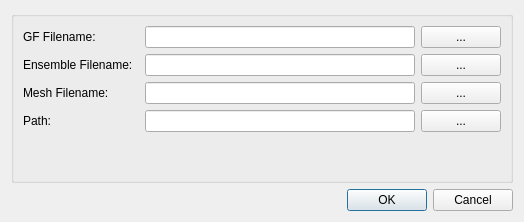
<?xml version="1.0" encoding="UTF-8"?>
<ui version="4.0">
 <class>Dialog</class>
 <widget class="QDialog" name="Dialog">
  <property name="geometry">
   <rect>
    <x>0</x>
    <y>0</y>
    <width>524</width>
    <height>222</height>
   </rect>
  </property>
  <property name="windowTitle">
   <string>Configure Fieldwork Model Serialiser Step</string>
  </property>
  <layout class="QGridLayout" name="gridLayout">
   <item row="0" column="0">
    <widget class="QGroupBox" name="configGroupBox">
     <property name="title">
      <string/>
     </property>
     <layout class="QFormLayout" name="formLayout">
      <item row="0" column="0">
       <widget class="QLabel" name="label1">
        <property name="text">
         <string>GF Filename:  </string>
        </property>
       </widget>
      </item>
      <item row="0" column="1">
       <layout class="QHBoxLayout" name="horizontalLayout">
        <item>
         <widget class="QLineEdit" name="gfLocLineEdit"/>
        </item>
        <item>
         <widget class="QPushButton" name="gfLocButton">
          <property name="text">
           <string>...</string>
          </property>
         </widget>
        </item>
       </layout>
      </item>
      <item row="1" column="0">
       <widget class="QLabel" name="label2">
        <property name="text">
         <string>Ensemble Filename:  </string>
        </property>
       </widget>
      </item>
      <item row="1" column="1">
       <layout class="QHBoxLayout" name="horizontalLayout_2">
        <item>
         <widget class="QLineEdit" name="ensLocLineEdit"/>
        </item>
        <item>
         <widget class="QPushButton" name="ensLocButton">
          <property name="text">
           <string>...</string>
          </property>
         </widget>
        </item>
       </layout>
      </item>
      <item row="2" column="0">
       <widget class="QLabel" name="label3">
        <property name="text">
         <string>Mesh Filename:  </string>
        </property>
       </widget>
      </item>
      <item row="2" column="1">
       <layout class="QHBoxLayout" name="horizontalLayout_3">
        <item>
         <widget class="QLineEdit" name="meshLocLineEdit"/>
        </item>
        <item>
         <widget class="QPushButton" name="meshLocButton">
          <property name="text">
           <string>...</string>
          </property>
         </widget>
        </item>
       </layout>
      </item>
      <item row="3" column="0">
       <widget class="QLabel" name="label4">
        <property name="text">
         <string>Path:  </string>
        </property>
       </widget>
      </item>
      <item row="3" column="1">
       <layout class="QHBoxLayout" name="horizontalLayout_4">
        <item>
         <widget class="QLineEdit" name="pathLocLineEdit"/>
        </item>
        <item>
         <widget class="QPushButton" name="pathLocButton">
          <property name="text">
           <string>...</string>
          </property>
         </widget>
        </item>
       </layout>
      </item>
     </layout>
    </widget>
   </item>
   <item row="1" column="0">
    <widget class="QDialogButtonBox" name="buttonBox">
     <property name="orientation">
      <enum>Qt::Horizontal</enum>
     </property>
     <property name="standardButtons">
      <set>QDialogButtonBox::Cancel|QDialogButtonBox::Ok</set>
     </property>
    </widget>
   </item>
  </layout>
 </widget>
 <tabstops>
  <tabstop>gfLocLineEdit</tabstop>
  <tabstop>gfLocButton</tabstop>
  <tabstop>ensLocLineEdit</tabstop>
  <tabstop>ensLocButton</tabstop>
  <tabstop>meshLocLineEdit</tabstop>
  <tabstop>meshLocButton</tabstop>
  <tabstop>pathLocLineEdit</tabstop>
  <tabstop>pathLocButton</tabstop>
  <tabstop>buttonBox</tabstop>
 </tabstops>
 <resources/>
 <connections>
  <connection>
   <sender>buttonBox</sender>
   <signal>accepted()</signal>
   <receiver>Dialog</receiver>
   <slot>accept()</slot>
   <hints>
    <hint type="sourcelabel">
     <x>261</x>
     <y>265</y>
    </hint>
    <hint type="destinationlabel">
     <x>261</x>
     <y>143</y>
    </hint>
   </hints>
  </connection>
  <connection>
   <sender>buttonBox</sender>
   <signal>rejected()</signal>
   <receiver>Dialog</receiver>
   <slot>reject()</slot>
   <hints>
    <hint type="sourcelabel">
     <x>261</x>
     <y>265</y>
    </hint>
    <hint type="destinationlabel">
     <x>261</x>
     <y>143</y>
    </hint>
   </hints>
  </connection>
 </connections>
</ui>
